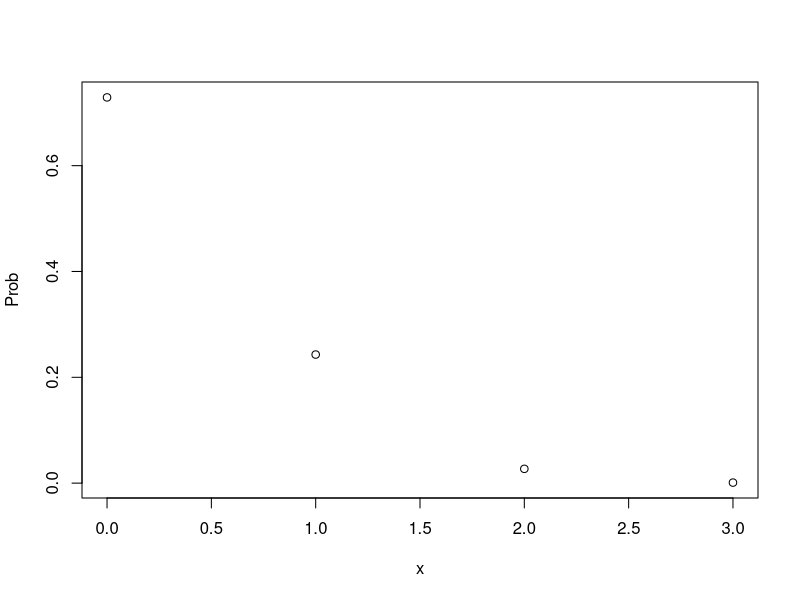
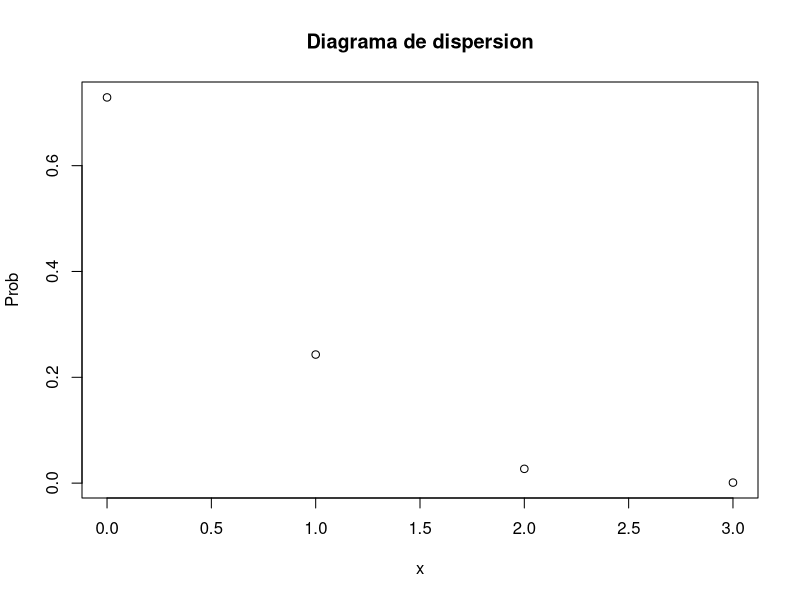
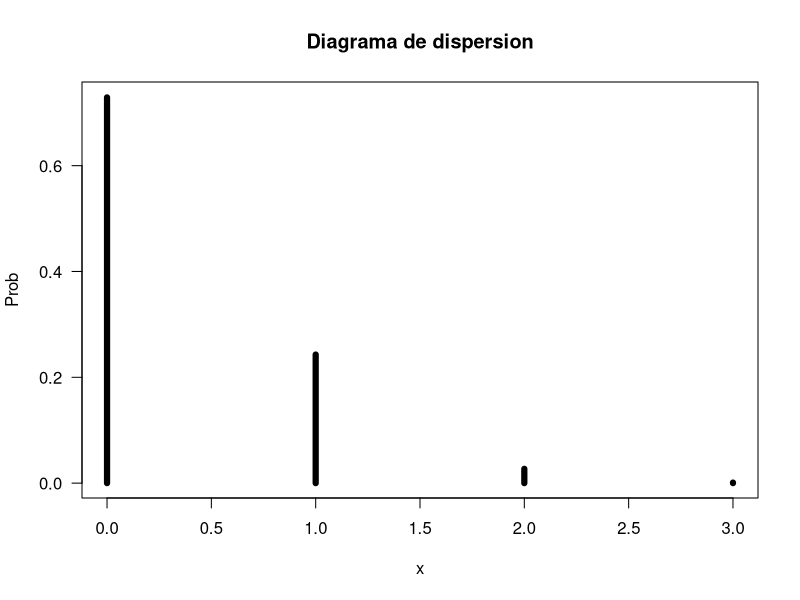
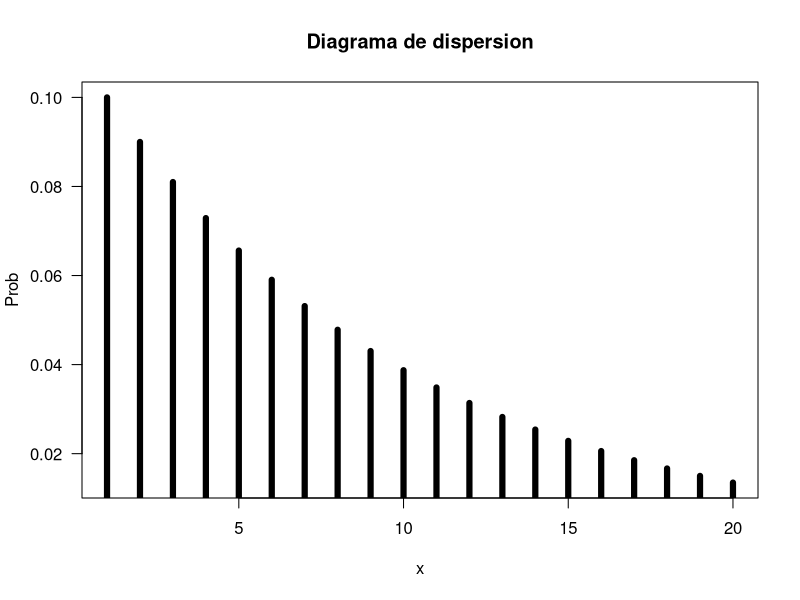

Source code (R) for these figures, in order:
#Ejemplo 4
n<-3
#X: numero de componentes que fallan
p<-0.1
q<-1-p
x<-0
Prob<-(choose(n,x)*p^x*q^(n-x))
Prob
x<-1
Prob<-(choose(n,x)*p^x*q^(n-x))
Prob
x<-0:n #de 0 a n
Prob<-(choose(n,x)*p^x*q^(n-x))
Prob
#tabla
Data1<-data.frame(x,Prob)
Data1
#grafica en el plano cartesiano
plot(x, Prob)
plot(x, Prob, main="Diagrama de dispersion")
plot(x, Prob, main="Diagrama de dispersion", type='h', las=1, lwd=6)

#--------------------------------------------------------------------

#Ejemplo 5
x1<-1
n1<-5
n<-10
# X: numero de llamadas que se comuniquen
p<-x1/n1
q<-1-p
x<-2
Prob<-(choose(n,x)*p^x*q^(n-x))
Prob
#otra forma para la binomial
Prob<-dbinom(x=x, size=n, prob = p)
Prob

#--------------------------------------------------------------------

#ejemplo 6
#X: pago al contado
p<-30/100
q<-1-p
n<-8
x<-3:n # de 3 a más
Prob<-(choose(n,x)*p^x*q^(n-x))
Prob
ProbTotal<-sum(Prob)
ProbTotal

#otra forma para la binomial
Prob<-dbinom(x=x, size=n, prob = p)
Prob
ProbTotal<-sum(Prob)
ProbTotal

#P(X<=2)
x<-0:2
Prob<-dbinom(x=x, size=n, prob = p)
Prob
ProbTotal<-sum(Prob)
ProbTotal

#Distribucion acumulada
x<-2
Prob<-pbinom(x, size=n, prob = p)
Prob

#--------------------------------------------------------------------

#DISTRIBUCION GEOMÉTRICA
#Ejemplo 1
#X: Numero de intentos hasta que recite correctamente
p<-0.3
q<-1-p
x<-6
Prob<-p*q^(x-1)
Prob
#Esperanza
mu<-1/p
mu
#Desviacion de estandar
variacion<-q/(p^2)
desvEst<-sqrt(variacion)
desvEst
#Otro metodo
Prob<-dgeom(x-1,p)
Prob

#--------------------------------------------------------------------

#Ejemplo 2
#X: Numero de preguntas que realiza el profesor
p<-0.1
x<-1:20
Prob<-dgeom(x-1,p)
Prob

Data2<-data.frame(x,Prob)
Data2

plot(x, Prob, main="Diagrama de dispersion", type='h', las=1, lwd=6)

#--------------------------------------------------------------------

#Ejemplo 3
p<-0.2
q<-1-p
x<-1:2
Prob<-p*q^(x-1)
Data1<-data.frame(x,Prob)
Data1
Suma<-sum(Prob)
Suma
#Esperanza y varianza
mu<-1-p
mu
var1<-q/p^2
var1
#otro metodo
p<-0.2
x<-2
pgeom(x-1,p)
